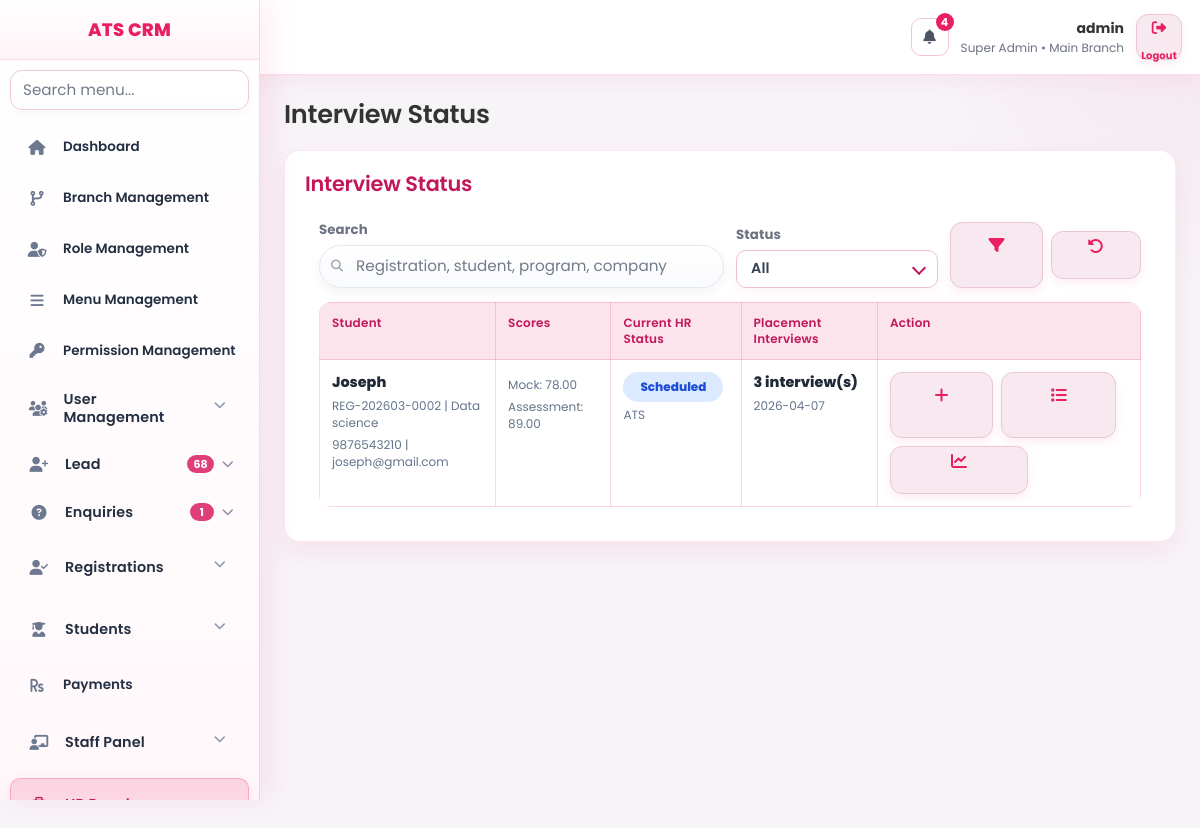
/index.php?page=interviews/placement (signed in), run on the app's committed database.
### tables this page shows
CREATE TABLE `menus` (
  `id` int(11) NOT NULL AUTO_INCREMENT,
  `menu_name` varchar(150) NOT NULL,
  `menu_slug` varchar(150) NOT NULL,
  `parent_id` int(11) DEFAULT NULL,
  `icon` varchar(100) DEFAULT NULL,
  `sort_order` int(11) DEFAULT 0,
  `status` tinyint(1) DEFAULT 1,
  `created_at` datetime DEFAULT current_timestamp(),
  `updated_at` datetime DEFAULT current_timestamp() ON UPDATE current_timestamp(),
  PRIMARY KEY (`id`)
);

CREATE TABLE `registrations` (
  `id` int(11) NOT NULL AUTO_INCREMENT,
  `registration_no` varchar(50) DEFAULT NULL,
  `enquiry_id` int(11) DEFAULT NULL,
  `branch_id` int(11) NOT NULL,
  `reg_type` enum('course','internship','workshop') NOT NULL,
  `source_type` enum('lead','direct','walkin','reference','online','other') DEFAULT 'direct',
  `joined_on` date DEFAULT NULL,
  `enquiry_snapshot_name` varchar(150) DEFAULT NULL,
  `enquiry_snapshot_phone` varchar(20) DEFAULT NULL,
  `enquiry_snapshot_email` varchar(150) DEFAULT NULL,
  `program_name` varchar(150) DEFAULT NULL,
  `batch_name` varchar(150) DEFAULT NULL,
  `internship_days` int(11) DEFAULT NULL,
  `internship_batch` varchar(100) DEFAULT NULL,
  `internship_start_date` date DEFAULT NULL,
  `internship_end_date` date DEFAULT NULL,
  `internship_completion_status` enum('pending','in_progress','completed') NOT NULL DEFAULT 'pending',
  `internship_certificate_status` enum('not_given','given') NOT NULL DEFAULT 'not_given',
  `internship_certificate_issued_at` datetime DEFAULT NULL,
  `internship_report_status` enum('not_provided','provided') NOT NULL DEFAULT 'not_provided',
  `internship_report_issued_at` datetime DEFAULT NULL,
  `internship_report_due_days` int(11) DEFAULT NULL,
  `total_fee` decimal(10,2) NOT NULL DEFAULT 0.00,
  `discount_amount` decimal(10,2) NOT NULL DEFAULT 0.00,
  `final_fee` decimal(10,2) NOT NULL DEFAULT 0.00,
  `paid_amount` decimal(10,2) NOT NULL DEFAULT 0.00,
  `balance_amount` decimal(10,2) NOT NULL DEFAULT 0.00,
  `payment_status` enum('unpaid','partial','paid') NOT NULL DEFAULT 'unpaid',
  `notes` text DEFAULT NULL,
  `registration_status` enum('draft','active','completed','cancelled') NOT NULL DEFAULT 'draft',
  `assigned_to` int(11) DEFAULT NULL,
  `created_by` int(11) NOT NULL,
  `created_at` datetime NOT NULL,
  `updated_at` datetime NOT NULL,
  PRIMARY KEY (`id`),
  UNIQUE KEY `uk_registration_no` (`registration_no`),
  KEY `enquiry_id` (`enquiry_id`),
  KEY `branch_id` (`branch_id`),
  KEY `assigned_to` (`assigned_to`),
  KEY `status` (`registration_status`),
  KEY `idx_enquiry_id` (`enquiry_id`),
  KEY `idx_branch_id` (`branch_id`),
  KEY `idx_reg_type` (`reg_type`),
  KEY `idx_assigned_to` (`assigned_to`),
  KEY `idx_registration_status` (`registration_status`),
  CONSTRAINT `fk_reg_enquiry` FOREIGN KEY (`enquiry_id`) REFERENCES `enquiries` (`id`) ON DELETE CASCADE
);

### views/interviews/placement.php (the view, shortened to what the rows shown need)
<?php
require_once __DIR__ . '/_workflow_helpers.php';
function placementWorkflowH($value): string
{
    return interviewWorkflowH($value);
}
    ?>
    <?php
$hrWorkflowReady = hrWorkflowTableExistsShared($pdo);
$placementTableReady = placementInterviewTableExistsShared($pdo);
            ?>
            <?php
$rows = [];
if ($hrWorkflowReady) {
    $where = [
        "r.reg_type = 'course'",
    ];
    $params = [];
    $placementJoin = $placementTableReady
        ? "LEFT JOIN (
                SELECT registration_id, COUNT(*) AS placement_count, MAX(interview_date) AS last_interview_date
                FROM placement_interviews
                GROUP BY registration_id
           ) pi ON pi.registration_id = r.id"
        : "";
    $placementSelect = $placementTableReady
        ? "COALESCE(pi.placement_count, 0) AS placement_count, pi.last_interview_date,"
        : "0 AS placement_count, NULL AS last_interview_date,";
    $sql = "
        SELECT
            r.id AS registration_id,
            r.registration_no,
            r.enquiry_snapshot_name,
            r.enquiry_snapshot_phone,
            r.enquiry_snapshot_email,
            r.program_name,
            r.batch_name,
            shi.interview_status,
            shi.company_name,
            shi.interview_date,
            mi.mock_average,
            a.average_marks AS assessment_average,
            {$placementSelect}
            u.name AS staff_name
        FROM student_hr_interviews shi
        INNER JOIN registrations r ON r.id = shi.registration_id
        LEFT JOIN mock_interviews mi ON mi.registration_id = r.id
        LEFT JOIN assessment a ON a.registration_id = r.id
        LEFT JOIN users u ON u.id = shi.staff_user_id
        {$placementJoin}
        WHERE " . implode(' AND ', $where) . "
        ORDER BY COALESCE(pi.last_interview_date, shi.interview_date, r.id) DESC, r.id DESC
    ";
    $st = $pdo->prepare($sql);
    $st->execute($params);
    $rows = $st->fetchAll(PDO::FETCH_ASSOC);
}
?>
<h2 style="margin-bottom:20px;">Interview Status</h2>
<div class="card">
    <?php if (!$hrWorkflowReady): ?>
        <div class="placement-alert placement-alert-warning" style="margin-top:14px;">
            HR interview workflow table is missing. Run <b>mock_interview_placement_workflow.sql</b> first.
        </div>
    <?php elseif (!$placementTableReady): ?>
        <div class="placement-alert placement-alert-warning" style="margin-top:14px;">
            Placement interview table is missing. Run <b>mock_interview_placement_workflow.sql</b> first.
        </div>
    <?php else: ?>
        <div class="table-responsive" style="padding:0 14px 14px;">
            <table class="table placement-table">
                <thead>
                    <tr>
                        <th>Student</th>
                        <th>Scores</th>
                        <th>Current HR Status</th>
                        <th>Placement Interviews</th>
                        <th>Action</th>
                    </tr>
                </thead>
                <tbody>
                    <?php if (!$rows): ?>
                        <tr>
                            <td colspan="5" class="placement-empty">No students sent to HR are ready for placement yet.</td>
                        </tr>
                    <?php else: ?>
                        <?php foreach ($rows as $row): ?>
                            <tr>
                                <td>
                                    <div class="placement-primary"><?= placementWorkflowH($row['enquiry_snapshot_name'] ?: '-') ?></div>
                                    <div class="placement-sub"><?= placementWorkflowH($row['registration_no'] ?: '-') ?> | <?= placementWorkflowH($row['program_name'] ?: '-') ?></div>
                                    <div class="placement-sub"><?= placementWorkflowH(visibleStudentContactPair($row['enquiry_snapshot_phone'] ?? '', $row['enquiry_snapshot_email'] ?? '')) ?></div>
                                </td>
                                <td>
                                    <div class="placement-sub">Mock: <?= placementWorkflowH(isset($row['mock_average']) && $row['mock_average'] !== null ? number_format((float) $row['mock_average'], 2, '.', '') : '-') ?></div>
                                    <div class="placement-sub">Assessment: <?= placementWorkflowH(isset($row['assessment_average']) && $row['assessment_average'] !== null ? number_format((float) $row['assessment_average'], 2, '.', '') : '-') ?></div>
                                </td>
                                <td>
                                    <span class="placement-status placement-status-<?= placementWorkflowH($row['interview_status'] ?: 'pending') ?>">
                                        <?= placementWorkflowH(ucwords(str_replace('_', ' ', $row['interview_status'] ?: 'pending'))) ?>
                                    </span>
                                    <div class="placement-sub"><?= placementWorkflowH($row['company_name'] ?: 'No company scheduled yet') ?></div>
                                </td>
                                <td>
                                    <div class="placement-primary"><?= (int) ($row['placement_count'] ?? 0) ?> interview(s)</div>
                                    <div class="placement-sub"><?= placementWorkflowH($row['last_interview_date'] ?: 'No placement interview yet') ?></div>
                                </td>
                                <td>
                                    <div class="placement-action-stack crm-icon-actions">
                                        <button type="button" class="crm-icon-btn is-primary js-placement-add" data-registration-id="<?= (int) $row['registration_id'] ?>" data-student-name="<?= placementWorkflowH($row['enquiry_snapshot_name'] ?: '-') ?>" data-modern-tooltip="Add interview" aria-label="Add interview">
                                            <i class="fas fa-plus"></i>
                                        </button>
                                        <button type="button" class="crm-icon-btn is-warning placement-view-btn js-placement-view" data-registration-id="<?= (int) $row['registration_id'] ?>" data-student-name="<?= placementWorkflowH($row['enquiry_snapshot_name'] ?: '-') ?>" data-modern-tooltip="View interviews" aria-label="View interviews">
                                            <i class="fas fa-list"></i>
                                        </button>
                                        <a href="index.php?page=reports/student_overall&registration_id=<?= (int) $row['registration_id'] ?>" class="crm-icon-btn is-muted" data-modern-tooltip="Open overall report" aria-label="Open overall report">
                                            <i class="fas fa-chart-line"></i>
                                        </a>
                                    </div>
                                </td>
                            </tr>
                        <?php endforeach; ?>
                    <?php endif; ?>
                </tbody>
            </table>
        </div>
    <?php endif; ?>
</div>

### views/layout/sidebar.php (shortened to what the rows shown need)
<?php
$role_id     = $_SESSION['role_id'] ?? 0;
$currentPage = $_GET['page'] ?? '';
$sessionUserId = (int)($_SESSION['user_id'] ?? 0);
$sessionBranchId = (int)($_SESSION['branch_id'] ?? 0);
$stmt = $pdo->prepare("
    SELECT m.*
    FROM menus m
    INNER JOIN role_permissions rp
        ON rp.menu_id = m.id
    WHERE rp.role_id = :role_id
      AND rp.can_view = 1
      AND m.status = 1
    ORDER BY m.parent_id ASC, m.sort_order ASC
");
$stmt->execute([
    'role_id' => $role_id
]);
$menus = $stmt->fetchAll(PDO::FETCH_ASSOC);
$menus = array_values(array_filter($menus, function($m) {
    $slug = $m['menu_slug'] ?? '';
    return !(
        strpos($slug, 'dashboard/') === 0
        || $slug === 'dashboard'
        || $slug === 'system/demo_reset'
    );
}));
$menuTree = [];
foreach ($menus as $menu) {
    if ($menu['parent_id'] === NULL) {
        $menuTree[$menu['id']] = $menu;
        $menuTree[$menu['id']]['children'] = [];
    }
}
foreach ($menus as $menu) {
    if ($menu['parent_id'] !== NULL && isset($menuTree[$menu['parent_id']])) {
        $menuTree[$menu['parent_id']]['children'][] = $menu;
    }
}
function isParentOpen($parent, $currentPage) {
    if (!isset($parent['children']) || empty($parent['children'])) return false;
    foreach ($parent['children'] as $child) {
        if ($currentPage === $child['menu_slug']) return true;
    }
    return false;
}
$sidebarBadges = [
    'lead' => 0,
    'enquiries' => 0,
    'enquiries/followups' => 0,
];
try {
    $sidebarBadgeCacheKey = 'sidebar_badges_' . $sessionUserId;
    $cachedSidebarBadges = $_SESSION[$sidebarBadgeCacheKey] ?? null;
    $useBadgeCache = is_array($cachedSidebarBadges)
        && isset($cachedSidebarBadges['ts'], $cachedSidebarBadges['values'])
        && (time() - (int)$cachedSidebarBadges['ts']) <= 30
        && (int)($cachedSidebarBadges['role_id'] ?? 0) === (int)$role_id
        && (int)($cachedSidebarBadges['branch_id'] ?? 0) === (int)$sessionBranchId;
    if ($useBadgeCache) {
        $vals = (array)$cachedSidebarBadges['values'];
        foreach ($sidebarBadges as $k => $v) {
            if (isset($vals[$k])) $sidebarBadges[$k] = max(0, (int)$vals[$k]);
        }
    } else {
        $leadSql = "SELECT COUNT(*) FROM leads l WHERE l.status NOT IN ('converted','closed')";
        $leadParams = [];
        $stLead = $pdo->prepare($leadSql);
        $stLead->execute($leadParams);
        $sidebarBadges['lead'] = (int)($stLead->fetchColumn() ?: 0);
        $enqSql = "SELECT COUNT(*) FROM enquiries e WHERE e.status IN ('new','followup')";
        $enqParams = [];
        $stEnq = $pdo->prepare($enqSql);
        $stEnq->execute($enqParams);
        $sidebarBadges['enquiries'] = (int)($stEnq->fetchColumn() ?: 0);
        $fuSql = "
            SELECT COUNT(*)
            FROM enquiry_followups f
            INNER JOIN enquiries e ON e.id = f.enquiry_id
            WHERE LOWER(TRIM(COALESCE(f.status,'pending'))) = 'pending'
        ";
        $fuParams = [];
        $stFu = $pdo->prepare($fuSql);
        $stFu->execute($fuParams);
        $sidebarBadges['enquiries/followups'] = (int)($stFu->fetchColumn() ?: 0);
    }
} catch (Throwable $e) {
}
if (!function_exists('sidebarBadgeText')) {
    function sidebarBadgeText($count): string {
        $c = max(0, (int)$count);
        return $c > 99 ? '99+' : (string)$c;
    }
}
?>
<div class="sidebar" id="crmSidebar">
    <ul class="menu-list">
        <?php foreach ($menuTree as $parent): ?>
            <?php
                $hasChildren  = !empty($parent['children']);
                $parentOpen   = isParentOpen($parent, $currentPage);
                $parentActive = ($currentPage === $parent['menu_slug']) || $parentOpen;
            ?>
            <li class="<?= $parentActive ? 'active' : '' ?> <?= $hasChildren ? 'has-children' : '' ?> <?= $parentOpen ? 'open' : '' ?>"<?= $hasChildren ? ' data-initial-open="' . ($parentOpen ? '1' : '0') . '"' : '' ?>>
                <?php if ($hasChildren): ?>
                    <?php $submenuId = 'submenu-' . (int)$parent['id']; ?>
                    <button
                        type="button"
                        class="menu-toggle"
                        data-menu-id="<?= (int)$parent['id'] ?>"
                        data-tooltip="<?= htmlspecialchars($parent['menu_name']) ?>"
                        aria-expanded="<?= $parentOpen ? 'true' : 'false' ?>"
                        aria-controls="<?= htmlspecialchars($submenuId) ?>"
                    >
                        <i class="<?= htmlspecialchars($parent['icon'] ?: 'fas fa-circle') ?>"></i>
                        <span class="menu-label"><?= htmlspecialchars($parent['menu_name']) ?></span>
                        <?php
                            $parentSlug = strtolower(trim((string)($parent['menu_slug'] ?? '')));
                            $parentName = strtolower(trim((string)($parent['menu_name'] ?? '')));
                            $parentBadgeCount = 0;
                            if ($parentSlug === 'lead' || strpos($parentName, 'lead') !== false) {
                                $parentBadgeCount = (int)($sidebarBadges['lead'] ?? 0);
                            } elseif ($parentSlug === 'enquiries' || strpos($parentName, 'enquir') !== false) {
                                $parentBadgeCount = (int)($sidebarBadges['enquiries'] ?? 0);
                            }
                        ?>
                        <?php if ($parentBadgeCount > 0): ?>
                            <span class="menu-tail">
                                <span class="menu-badge" data-modern-tooltip="Open <?= htmlspecialchars($parent['menu_name']) ?>: <?= (int)$parentBadgeCount ?>">
                                    <?= htmlspecialchars(sidebarBadgeText($parentBadgeCount)) ?>
                                </span>
                                <i class="fas fa-chevron-down caret"></i>
                            </span>
                        <?php else: ?>
                            <span class="menu-tail">
                                <i class="fas fa-chevron-down caret"></i>
                            </span>
                        <?php endif; ?>
                    </button>
                <?php else: ?>
                    <a href="index.php?page=<?= htmlspecialchars($parent['menu_slug']) ?>" data-tooltip="<?= htmlspecialchars($parent['menu_name']) ?>">
                        <i class="<?= htmlspecialchars($parent['icon'] ?: 'fas fa-circle') ?>"></i>
                        <span class="menu-label"><?= htmlspecialchars($parent['menu_name']) ?></span>
                    </a>
                <?php endif; ?>
            </li>
        <?php endforeach; ?>
    </ul>
</div>

### data on the page
menus: menu_name "Branch Management"
menus: menu_name "Role Management"
menus: menu_name "Menu Management"
menus: menu_name "Permission Management"
menus: menu_name "User Management"
menus: menu_name "Lead", parentBadgeCount "68"
menus: menu_name "Enquiries", parentBadgeCount "1"
menus: menu_name "Registrations"
menus: menu_name "Students"
menus: menu_name "Payments"
menus: menu_name "Staff Panel"
registrations: enquiry_snapshot_name "Joseph", registration_no "REG-202603-0002", program_name "Data science", enquiry_snapshot_phone+enquiry_snapshot_email "9876543210 | joseph@gmail.com", mock_average "78.00", assessment_average "89.00", interview_status "Scheduled", company_name "ATS", placement_count "3", last_interview_date "2026-04-07"

### other printed values
$topNotificationCount "4"
$user_name "admin"
$user_role "Super Admin"
$branch_name "Main Branch"
APP_NAME "ATS CRM"
